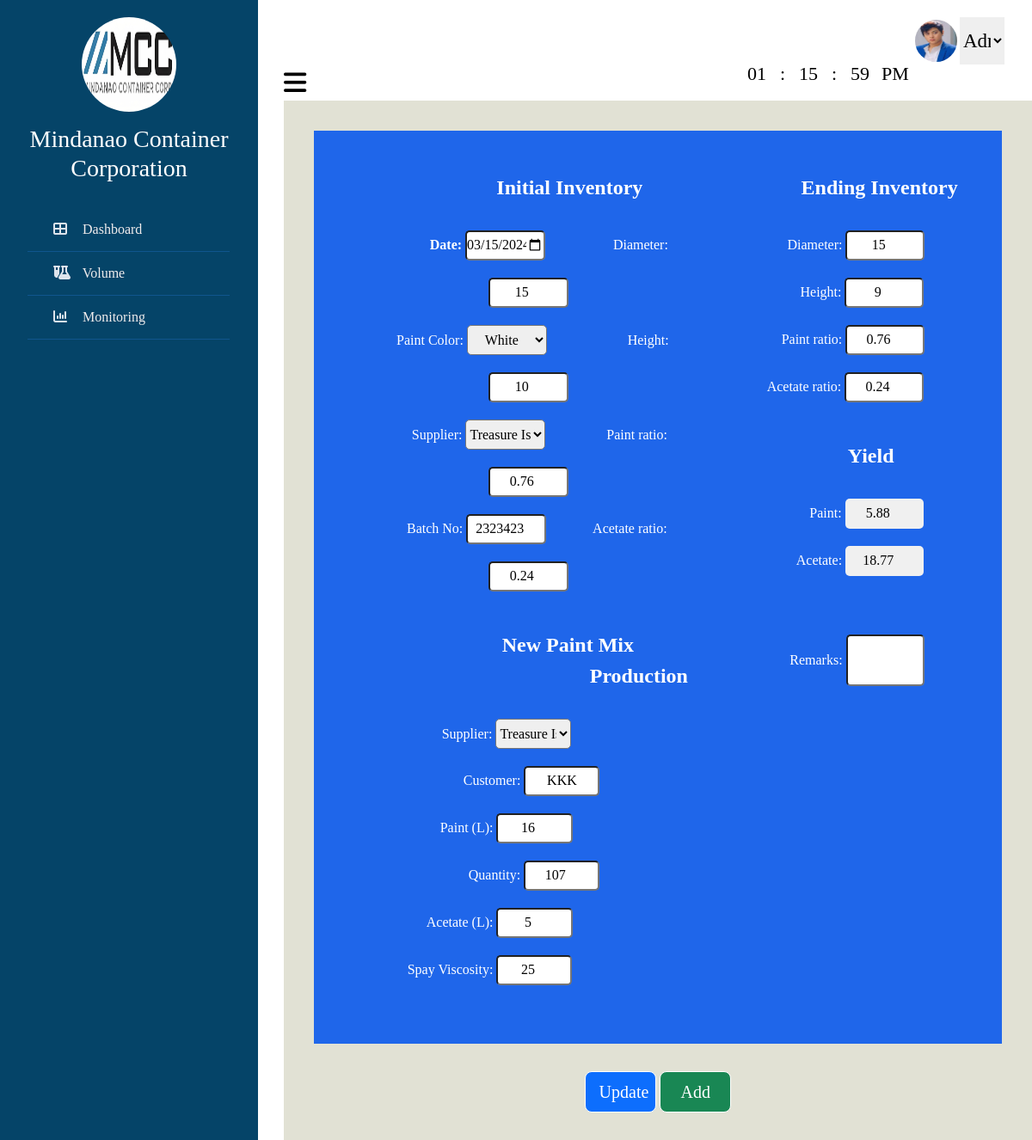
/update.php?data-entry-id=17 (signed in), run on the app's committed database.
### tables this page shows
CREATE TABLE `tbl_user` (
  `userID` int(100) NOT NULL,
  `Level` varchar(100) NOT NULL,
  `Name` varchar(100) NOT NULL,
  `Username` varchar(100) NOT NULL,
  `Contact` varchar(100) NOT NULL,
  `Address` varchar(100) NOT NULL,
  `Profile_image` varchar(100) NOT NULL,
  `Email` varchar(100) NOT NULL,
  `Password` varchar(100) NOT NULL
);

CREATE TABLE `tbl_entry` (
  `EntryID` int(100) NOT NULL,
  `userID` int(100) NOT NULL,
  `customerID` int(100) NOT NULL,
  `paintID` int(100) NOT NULL,
  `date` date NOT NULL,
  `batchNumber` int(100) NOT NULL,
  `diameter` int(100) NOT NULL,
  `height` int(100) NOT NULL,
  `Initialvolume` double NOT NULL,
  `initialPLiter` double NOT NULL,
  `initialALiter` double NOT NULL,
  `paintRatio` double NOT NULL,
  `acetateRatio` double NOT NULL,
  `NewacetateL` double NOT NULL,
  `NewpaintL` double NOT NULL,
  `sprayViscosity` int(100) NOT NULL,
  `quantity` int(100) NOT NULL,
  `Endingdiameter` int(100) NOT NULL,
  `Endingheight` int(100) NOT NULL,
  `Endingvolume` double NOT NULL,
  `endingPLiter` double NOT NULL,
  `endingALiter` double NOT NULL,
  `EndingpaintRatio` double NOT NULL,
  `EndingacetateRatio` double NOT NULL,
  `totalPLiter` double NOT NULL,
  `totalALiter` double NOT NULL,
  `paintYield` double NOT NULL,
  `acetateYield` double NOT NULL,
  `remarks` varchar(100) NOT NULL
);

CREATE TABLE `tbl_paint` (
  `paintID` int(100) NOT NULL,
  `supplierID` int(100) NOT NULL,
  `paint_color` varchar(100) NOT NULL
);

CREATE TABLE `tbl_supplier` (
  `supplierID` int(100) NOT NULL,
  `supplier_name` varchar(100) NOT NULL,
  `newSupplier_name` varchar(100) NOT NULL
);

CREATE TABLE `tbl_customer` (
  `customerID` int(100) NOT NULL,
  `userID` int(100) NOT NULL,
  `customer_name` varchar(100) NOT NULL
);

### update.php (the view, shortened to what the rows shown need)
<?php
include 'connect.php';
$userid = 1;
$sql = "Select * from `tbl_user` where userID=$userid";
$result = mysqli_query($con, $sql);
$row = mysqli_fetch_assoc($result);
$Username = $row['Username'];
$Profile_image = $row['Profile_image'];
?>
<?php
include 'connect.php';
if (isset($_GET['data-entry-id'])) {
    $id = $_GET['data-entry-id'];
    $sql = "SELECT
                paint.paint_color,
                supplier.supplier_name, supplier.newSupplier_name,
                customer.customer_name,
                entry.*
            FROM tbl_entry AS entry
            LEFT JOIN tbl_paint AS paint ON entry.paintID = paint.paintID
            LEFT JOIN tbl_supplier AS supplier ON paint.supplierID = supplier.supplierID
            LEFT JOIN tbl_customer AS customer ON entry.customerID = customer.customerID
            WHERE entry.EntryID = $id";
    $result = mysqli_query($con, $sql);
    if ($result) {
        $row = mysqli_fetch_assoc($result);
        $date = $row['date'];
        $paint_color = $row['paint_color'];
        $supplier_name = $row['supplier_name'];
        $batchNumber = $row['batchNumber'];
        $diameter = $row['diameter'];
        $height = $row['height'];
        $paintRatio = $row['paintRatio'];
        $acetateRatio = $row['acetateRatio'];
        $Endingdiameter = $row['Endingdiameter'];
        $Endingheight = $row['Endingheight'];
        $EndingpaintRatio = $row['EndingpaintRatio'];
        $EndingacetateRatio = $row['EndingacetateRatio'];
        $newSupplier_name = $row['newSupplier_name'];
        $NewpaintL = $row['NewpaintL'];
        $NewacetateL = $row['NewacetateL'];
        $sprayViscosity = $row['sprayViscosity'];
        $customer_name = $row['customer_name'];
        $quantity = $row['quantity'];
        $paintYield = $row['paintYield'];
        $acetateYield = $row['acetateYield'];
        $remarks = $row['remarks'];
    } else {
        echo "Error fetching data: " . mysqli_error($con);
    }
}
?>
<!DOCTYPE html>
<html lang="en">
<head>
    <link href="https://cdn.jsdelivr.net/npm/bootstrap@5.3.0-alpha3/dist/css/bootstrap.min.css" rel="stylesheet"
>
    <link rel="stylesheet" href="https://cdnjs.cloudflare.com/ajax/libs/font-awesome/6.5.1/css/all.min.css"
 />
</head>
<body>
    <div class="wrapper">
        <div class="section">
        <div class="admin_profile">
                <div class="clockcontainer">
                    <div class="clock">
                    </div>
                </div>
                <img src="uploaded_image/<?php echo $Profile_image; ?>" class="img-admin" id="image">
                <select class="dropdown" required onchange="handleDropdownChange(this)">
                    <option value="admin">
                        <?php echo $Username; ?>
                    </option>
                </select>
            </div>
            <form method="post">
                <fieldset>
                    <div class="main1">
                        <div class="main2">
                            <aside class="left">
                                <br><br>
                                <div class="form-column">
                                    <label style="font-weight:bold; margin-left:48px;">Date:</label>
                                    <input type="date" style="text-align: center;" class="input1" name="date"
                                        autocomplete="off" value="<?php echo $date; ?>">
                                    <label style="margin-left:75px;">Diameter:</label>
                                    <input type="number" style="text-align: center;" class="input1" id="diameter"
                                        name="diameter" min="0" step="any" autocomplete="off" value="<?php echo $diameter; ?>">
                                </div>
                                <div class="form-column">
                                    <label style="margin-left:10px;">Paint Color:</label>
                                    <select name="paint_color" style="text-align: center;" class="selector1">
                                        <option value="White" <?php if ($paint_color == 'White')
                                            echo 'selected'; ?>>White
                                        </option>
                                    </select>
                                    <label style="margin-left:90px;">Height:</label>
                                    <input type="number" style="text-align: center;" class="input1" id="height"
                                        name="height" min="0" step="any" autocomplete="off" value="<?php echo $height; ?>">
                                </div>
                                <div class="form-column">
                                    <label style="margin-left:26px;">Supplier:</label>
                                    <select name="supplier_name" style="text-align: center;" class="selector1">
                                        <option value="Treasure Island" <?php if ($supplier_name == 'Treasure Island')
                                            echo 'selected'; ?>>Treasure Island</option>
                                    </select>
                                    <label style="margin-left:67px;">Paint ratio:</label>
                                    <input type="number" style="text-align: center;" class="input1" id="paintRatio"
                                        name="paintRatio" min="0" step="any" autocomplete="off" value="<?php echo $paintRatio; ?>"
                                        >
                                </div>
                                <div class="form-column">
                                    <label style="margin-left:20px;">Batch No:</label>
                                    <input type="number" style="text-align: center;" class="input1" name="batchNumber" min="0" step="any"
                                        autocomplete="off" value="<?php echo $batchNumber; ?>">
                                    <label style="margin-left:50px;">Acetate ratio:</label>
                                    <input type="number" style="text-align: center;" class="input1" id="acetateRatio"
                                        name="acetateRatio" min="0" step="any" autocomplete="off" value="<?php echo $acetateRatio; ?>"
                                        >
                                </div>
                                <br>
                                <div class="newpaint">
                                    <legend style=" color:white; font-weight:bold;margin-left:110px;">New Paint
                                        Mix&nbsp;&nbsp;&nbsp;&nbsp;&nbsp;&nbsp;
                                        &nbsp;&nbsp;&nbsp;&nbsp;&nbsp;&nbsp;&nbsp;&nbsp;&nbsp;&nbsp;&nbsp;&nbsp;&nbsp;&nbsp;&nbsp;&nbsp;&nbsp;Production
                                        Output</legend>
                                    <br><br>
                                    <label style="margin-left:40px;">Supplier:</label>
                                    <select name="newSupplier_name" style="text-align: center;" class="selector2"
                                        min="0" step="any" >
                                        <option value="Treasure Island" <?php if ($newSupplier_name == 'Treasure Island')
                                            echo 'selected'; ?>>Treasure Island</option>
                                    </select>
                                    <label style="margin-left:65px;">Customer:</label>
                                    <input type="text" style="text-align: center;" class="input2" name="customer_name"
                                        autocomplete="off" value="<?php echo $customer_name; ?>" required>
                                    <br>
                                    <label style="margin-left:38px;">Paint (L):</label>
                                    <input type="number" style="text-align: center;" class="input2" id="NewpaintL"
                                        name="NewpaintL" autocomplete="off" value="<?php echo $NewpaintL; ?>">
                                    <label style="margin-left:71px;">Quantity:</label>
                                    <input type="number" style="text-align: center;" class="input2" id="quantity"
                                        name="quantity" min="0" step="any" autocomplete="off" value="<?php echo $quantity; ?>" >
                                    <br>
                                    <label style="margin-left:22px;">Acetate (L):</label>
                                    <input type="number" style="text-align: center;" class="input2" id="NewacetateL"
                                        name="NewacetateL" min="0" step="any" autocomplete="off" value="<?php echo $NewacetateL; ?>"
                                        >
                                    <br>
                                    <label>Spay Viscosity:</label>
                                    <input type="number" style="text-align: center;" class="input2" id=""
                                        name="sprayViscosity" min="0" step="any"autocomplete="off" value="<?php echo $sprayViscosity; ?>"
                                        >
                                    <br>
                                </div>
                            </aside>
                            <aside class="right">
                                <legend style=" color:white; font-weight:bold; margin-left:40px;">Ending Inventory
                                </legend>
                                <br><br>
                                <label style="margin-left:25px;">Diameter:</label>
                                <input type="number" style="text-align: center;" class="input1" id="Endingdiameter"
                                    name="Endingdiameter" min="0" step="any" autocomplete="off" value="<?php echo $Endingdiameter; ?>"
                                >
                                <br>
                                <label style="margin-left:39px;">Height:</label>
                                <input type="number" style="text-align: center;" class="input1" id="Endingheight"
                                    name="Endingheight" min="0" step="any" autocomplete="off" value="<?php echo $Endingheight; ?>"
                                >
                                <br>
                                <label style="margin-left:18px;">Paint ratio:</label>
                                <input type="number" style="text-align: center;" class="input1" id="EndingpaintRatio"
                                    name="EndingpaintRatio" min="0" step="any" autocomplete="off" value="<?php echo $EndingpaintRatio; ?>"
                                    >
                                <br>
                                <label>Acetate ratio:</label>
                                <input type="number" style="text-align: center;" class="input1" id="EndingacetateRatio"
                                    name="EndingacetateRatio" min="0" step="any" autocomplete="off"
                                    value="<?php echo $EndingacetateRatio; ?>">
                                <br><br>
                                <div class="yield">
                                    <legend style=" color:white; font-weight:bold; margin-left:30px;">Yield</legend>
                                    <br><br>
                                    <label style="margin-left:50px;">Paint:</label>
                                    <input type="number" style="text-align: center; border: none !important; outline: none !important;" class="readonlyInput input1" id="paintYield"
                                        name="paintYield"  min="0" step="any"
                                        value="<?php echo $paintYield; ?>"readonly>
                                    <br>
                                    <label style="margin-left:35px;">Acetate:</label>
                                    <input type="number" style="text-align: center; border: none !important; outline: none !important;" class="readonlyInput input1" id="acetateYield"
                                        name="acetateYield" min="0" step="any"
                                        value="<?php echo $acetateYield; ?>"readonly>
                                    <br>
                                </div>
                                <br><br>
                                <div class="remarks">
                                    <label style="margin-left:28px;">Remarks:</label>
                                    <input type="text" style="height:60px; text-align: center;" class="input1"
                                        name="remarks" autocomplete="off" value="<?php echo $remarks; ?>">
                                </div>
                            </aside>
                        </div>
                    </div>
                </fieldset>
            </form>
        </div>
    </div>
</body>
</html>

### data on the page
tbl_user: Profile_image (picture), Username "Admin"
tbl_entry: date "03/15/2024", diameter "15", height "10", paintRatio "0.76", batchNumber "2323423", acetateRatio "0.24", customer_name "KKK", NewpaintL "16", quantity "107", NewacetateL "5", sprayViscosity "25", Endingdiameter "15", Endingheight "9", EndingpaintRatio "0.76", EndingacetateRatio "0.24", paintYield "5.88", acetateYield "18.77"
tbl_paint: paint_color "White"
tbl_supplier: supplier_name "Treasure Island", newSupplier_name "Treasure Island"
